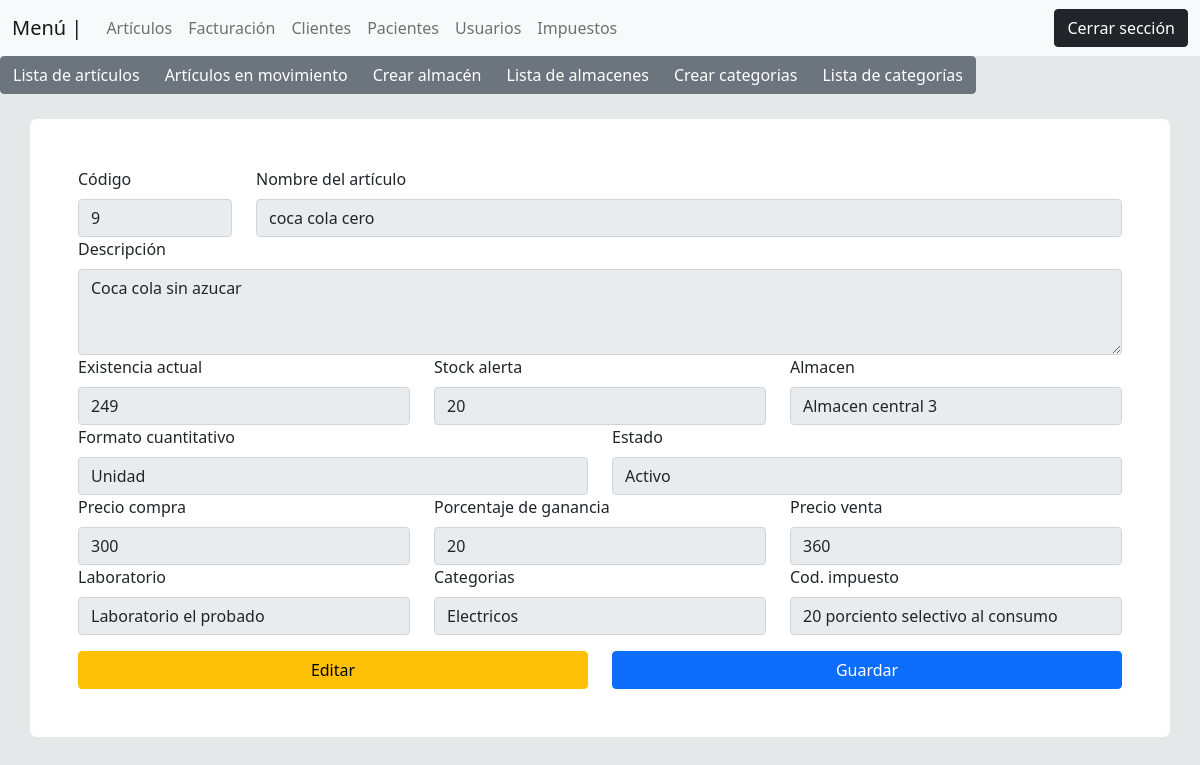
The page /views/ver_articulos.php?id=9 (signed in) on the database as committed earlier.
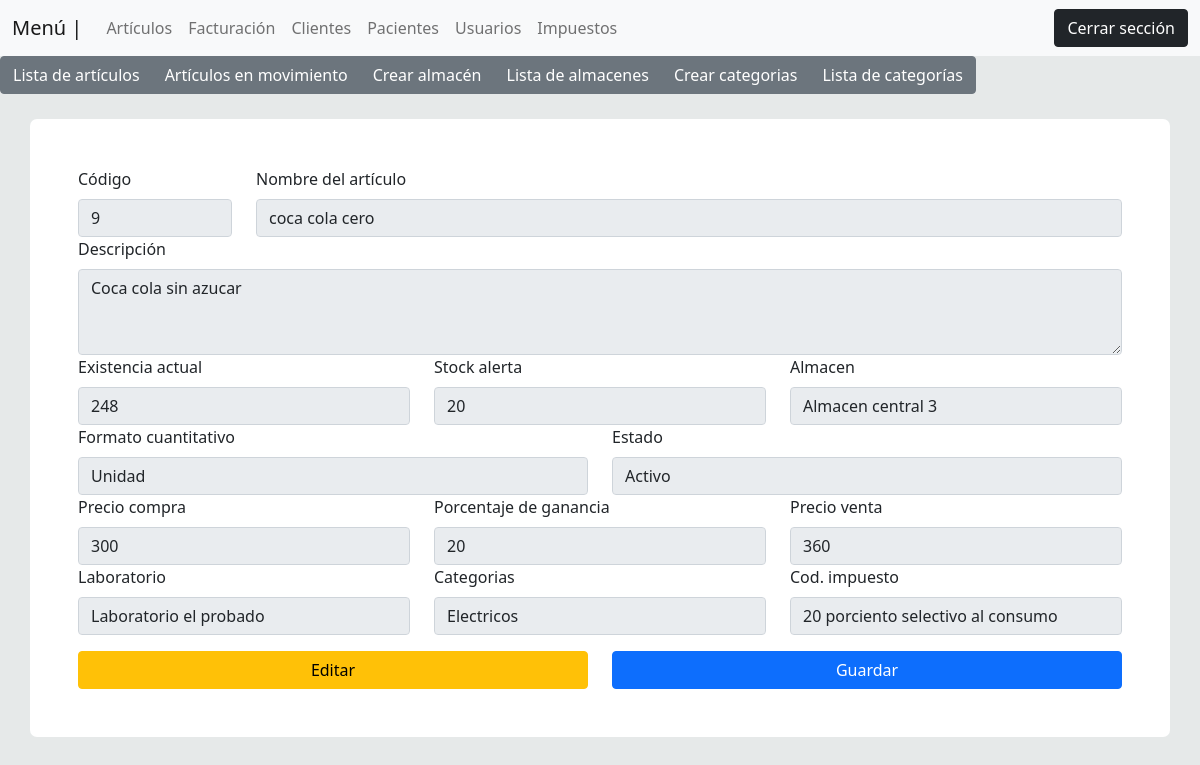
The same page on the database as committed later.
### tables this page shows
CREATE TABLE `articulos` (
  `id` int(11) NOT NULL,
  `nombre` varchar(100) NOT NULL,
  `descripcion` text DEFAULT NULL,
  `existencia` float NOT NULL DEFAULT 0,
  `stock` float NOT NULL DEFAULT 0,
  `cantidad_disponible` float NOT NULL DEFAULT 0,
  `cantidad_en_movimiento` int(7) NOT NULL DEFAULT 0,
  `almacen` int(2) DEFAULT NULL,
  `fcc` varchar(100) DEFAULT NULL,
  `fcv` varchar(100) NOT NULL,
  `status` varchar(10) NOT NULL DEFAULT 'Activo',
  `categoria` varchar(100) DEFAULT NULL,
  `precio_compra` float DEFAULT NULL,
  `precio_venta` float NOT NULL,
  `codigo_impuesto` int(2) DEFAULT NULL,
  `casa_productora` varchar(100) DEFAULT NULL,
  `fecha_creacion` timestamp NOT NULL DEFAULT current_timestamp() ON UPDATE current_timestamp(),
  `creado_por` varchar(100) DEFAULT NULL,
  `fecha_modificacion` date DEFAULT NULL,
  `modificado_por` varchar(100) DEFAULT NULL,
  `fecha_borrado` date DEFAULT NULL,
  `borrado_por` varchar(100) DEFAULT NULL
);

### views/ver_articulos.php (the view, shortened to what the changed rows need)
<?php
include('plantilla/menu_top.php');
include('../backend/inventario/listas_articulos.php');
$id= $_GET["id"];
$consulta_id = "SELECT * from articulos where id = $id ";
$query_id = $conexion->query($consulta_id);
$articulo = $query_id->fetch_assoc();
?>
<form action="../backend/inventario/modificar_articulo.php" method="post">
<div class="container p-5 contenido">
    <div class="col-md-12">
        <div class="row">
            <div class="col-md-2">
                <label for="exampleFormControlInput1" class="form-label">Código</label>
                <input type="text" class="form-control"  disabled value= "<?php echo $articulo["id"] ?>" id="exampleFormControlInput1" placeholder="000005">
            </div>
            <div class="col-md-10 ">
                <label for="exampleFormControlInput1" class="form-label">Nombre del artículo</label>
                <input type="text" class="form-control acti" name="nombre" required disabled value= "<?php echo $articulo["nombre"] ?>" name="nombre" id="exampleFormControlInput1" placeholder="Ej; Aspirina 200ml">
            </div>
            <div class="col-md-12">
                <label for="exampleFormControlTextarea1" class="form-label">Descripción</label>
                <textarea class="form-control acti"disabled name="descripcion" required  id="exampleFormControlTextarea1" rows="3"><?php echo $articulo["descripcion"] ?></textarea>
            </div>
            <div class="col-md-4">
                <label for="exampleFormControlInput1" class="form-label">Existencia actual</label>
                <input type="Number" name="existencia" disabled value= "<?php echo $articulo["existencia"] ?>"  class="form-control" placeholder="Cantidad que existe actualmente">
            </div>
            <div class="col-md-4">
                <label for="exampleFormControlInput1"  class="form-label">Stock alerta</label>
                <input type="Number" name="stock" required disabled class="form-control acti" value= "<?php echo $articulo["stock"] ?>"  placeholder="Stock">
            </div>
            <div class="col-md-6">
                <label for="exampleFormControlInput1" class="form-label">Formato cuantitativo</label>
                <select class="form-control acti" disabled name="fcv" id="">
                    <option value="<?php echo $articulo["fcv"] ?>"><?php echo $articulo["fcv"] ?></option>
                </select>
            </div>
            <div class="col-md-6">
                <label for="exampleFormControlInput1" class="form-label">Estado</label>
                <select class="form-control acti" disabled name="estado" id="">
                    <option value="<?php echo $articulo["status"] ?>"><?php echo $articulo["status"] ?></option>
                </select>
            </div>
            <div class="col-md-4">
                <label for="exampleFormControlInput1" class="form-label">Precio compra</label>
                <input type="Number" disabled id="precio_compra" name="precio_c"   step="0.01" value="<?php echo $articulo['precio_compra'] ?>" class="form-control acti" placeholder="0.00">
            </div>
            <div class="col-md-4">
                <label for="exampleFormControlInput1" class="form-label">Porcentaje de ganancia</label>
                <?php
                    $ganancia = $articulo['precio_venta'] - $articulo['precio_compra'] ;
                    $porciento =$ganancia/ $articulo['precio_compra'] * 100;
                ?>
                <input type="Number" disabled  id="porciento" step="0.01" value="<?php echo $porciento?>" class="form-control acti" placeholder="0.00">
            </div>
            <div class="col-md-4">
                <label for="exampleFormControlInput1" class="form-label">Precio venta</label>
                <input type="Number" disabled id="venta_visible" step="0.01"  value="<?php echo $articulo['precio_venta'] ?>" class="form-control" placeholder="0.00">
            </div>
            <div class="col-md-4">
                <label for="exampleFormControlInput1" class="form-label">Laboratorio</label>
                <input type="Text" disabled value="<?php echo $articulo["casa_productora"] ?>"  name="casa_productora" class="form-control acti" placeholder="Casa productora o laboratorio">
            </div>
            <br>
        </div>
    </div>
</div>
</form>

Rows that differ between the two databases and show on the page:
changed articulos "coca cola cero": existencia "249" → "248"
